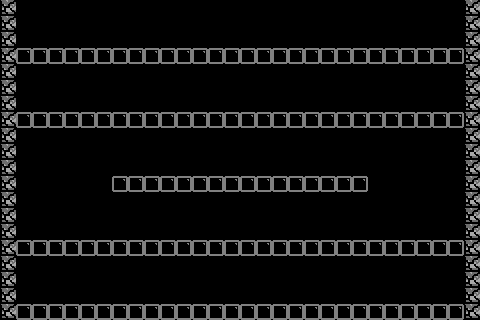

A level layout from a 2D game, rendered from its tile map. Below: a short description, then the map file with tile-grid data replaced by summaries:
An orthogonal 30x20 tile map with 16x16 px tiles, 2 tile layers (bricks, solidbricks), 4 tilesets and 24 objects (12x randomBossEnemySpawnPoint, 7x PowerUpSpawnPoint, SpawnPoint, ExitDoor, runningChaserEnemySpawnPoint, ...).

<map version="1.0" orientation="orthogonal" width="30" height="20" tilewidth="16" tileheight="16">
 <tileset firstgid="1" name="TileSetTemplate" tilewidth="16" tileheight="16">
  <image source="TileSetTemplate.png" width="64" height="64" />
 </tileset>
 <tileset firstgid="17" name="TileSetTemplateSolid" tilewidth="16" tileheight="16">
  <image source="TileSetTemplateSolid.png" width="64" height="64" />
 </tileset>
 <tileset firstgid="33" name="Tile F (1)" tilewidth="16" tileheight="16">
  <image source="Tile F (1).png" width="16" height="16" />
 </tileset>
 <tileset firstgid="34" name="Tile 12 Gray" tilewidth="16" tileheight="16">
  <image source="Tile 12 Gray.png" width="16" height="16" />
 </tileset>
 <layer name="bricks" width="30" height="20">
  <data>[600 cells, 128 non-empty, 1 distinct tile ids]</data>
 </layer>
 <layer name="solidbricks" width="30" height="20">
  <data>[600 cells, 40 non-empty, 1 distinct tile ids]</data>
 </layer>
 <objectgroup name="Objects" width="30" height="20">
  <object name="SpawnPoint" x="57" y="287">
   <properties>
    <property name="SpawnPoint" value="1" />
   </properties>
  </object>
  <object name="randomBossEnemySpawnPoint" x="242" y="225">
   <properties>
    <property name="chaserSpawnsHere" value="1" />
    <property name="flyThroughWallsDiagonalFlyerSpawnsHere" value="1" />
    <property name="randomBossEnemySpawnPoint" value="5" />
   </properties>
  </object>
  <object name="PowerUpSpawnPoint" x="194" y="153">
   <properties>
    <property name="PowerUpSpawnPoint" value="3" />
   </properties>
  </object>
  <object name="PowerUpSpawnPoint" x="290" y="154">
   <properties>
    <property name="PowerUpSpawnPoint" value="4" />
   </properties>
  </object>
  <object name="PowerUpSpawnPoint" x="241" y="79">
   <properties>
    <property name="PowerUpSpawnPoint" value="5" />
   </properties>
  </object>
  <object name="ExitDoor" x="242" y="281">
   <properties>
    <property name="ExitDoor" value="1" />
   </properties>
  </object>
  <object name="randomBossEnemySpawnPoint" x="237" y="288">
   <properties>
    <property name="chaserSpawnsHere" value="1" />
    <property name="flyThroughWallsDiagonalFlyerSpawnsHere" value="1" />
    <property name="randomBossEnemySpawnPoint" value="1" />
   </properties>
  </object>
  <object name="PowerUpSpawnPoint" x="34" y="219">
   <properties>
    <property name="PowerUpSpawnPoint" value="2" />
   </properties>
  </object>
  <object name="PowerUpSpawnPoint" x="448" y="217">
   <properties>
    <property name="PowerUpSpawnPoint" value="5" />
   </properties>
  </object>
  <object name="PowerUpSpawnPoint" x="33" y="89">
   <properties>
    <property name="PowerUpSpawnPoint" value="0" />
   </properties>
  </object>
  <object name="PowerUpSpawnPoint" x="450" y="89">
   <properties>
    <property name="PowerUpSpawnPoint" value="1" />
   </properties>
  </object>
  <object name="runningChaserEnemySpawnPoint" x="219" y="157">
   <properties>
    <property name="isBoss" value="YES" />
    <property name="runningChaserEnemySpawnPoint" value="1" />
   </properties>
  </object>
  <object name="randomBossEnemySpawnPoint" x="112" y="289">
   <properties>
    <property name="chaserSpawnsHere" value="1" />
    <property name="flyThroughWallsDiagonalFlyerSpawnsHere" value="1" />
    <property name="randomBossEnemySpawnPoint" value="2" />
   </properties>
  </object>
  <object name="randomBossEnemySpawnPoint" x="378" y="289">
   <properties>
    <property name="chaserSpawnsHere" value="1" />
    <property name="flyThroughWallsDiagonalFlyerSpawnsHere" value="1" />
    <property name="randomBossEnemySpawnPoint" value="3" />
   </properties>
  </object>
  <object name="randomBossEnemySpawnPoint" x="89" y="227">
   <properties>
    <property name="chaserSpawnsHere" value="1" />
    <property name="flyThroughWallsDiagonalFlyerSpawnsHere" value="1" />
    <property name="randomBossEnemySpawnPoint" value="4" />
   </properties>
  </object>
  <object name="randomBossEnemySpawnPoint" x="394" y="227">
   <properties>
    <property name="chaserSpawnsHere" value="1" />
    <property name="flyThroughWallsDiagonalFlyerSpawnsHere" value="1" />
    <property name="randomBossEnemySpawnPoint" value="6" />
   </properties>
  </object>
  <object name="randomBossEnemySpawnPoint" x="136" y="162">
   <properties>
    <property name="flyThroughWallsDiagonalFlyerSpawnsHere" value="1" />
    <property name="randomBossEnemySpawnPoint" value="7" />
   </properties>
  </object>
  <object name="randomBossEnemySpawnPoint" x="247" y="156">
   <properties>
    <property name="flyThroughWallsDiagonalFlyerSpawnsHere" value="1" />
    <property name="randomBossEnemySpawnPoint" value="8" />
   </properties>
  </object>
  <object name="randomBossEnemySpawnPoint" x="353" y="158">
   <properties>
    <property name="flyThroughWallsDiagonalFlyerSpawnsHere" value="1" />
    <property name="randomBossEnemySpawnPoint" value="9" />
   </properties>
  </object>
  <object name="randomBossEnemySpawnPoint" x="74" y="96">
   <properties>
    <property name="chaserSpawnsHere" value="1" />
    <property name="flyThroughWallsDiagonalFlyerSpawnsHere" value="1" />
    <property name="randomBossEnemySpawnPoint" value="10" />
   </properties>
  </object>
  <object name="randomBossEnemySpawnPoint" x="422" y="96">
   <properties>
    <property name="chaserSpawnsHere" value="1" />
    <property name="flyThroughWallsDiagonalFlyerSpawnsHere" value="1" />
    <property name="randomBossEnemySpawnPoint" value="12" />
   </properties>
  </object>
  <object name="randomBossEnemySpawnPoint" x="242" y="96">
   <properties>
    <property name="chaserSpawnsHere" value="1" />
    <property name="flyThroughWallsDiagonalFlyerSpawnsHere" value="1" />
    <property name="randomBossEnemySpawnPoint" value="11" />
   </properties>
  </object>
  <object name="BoxingGlovePowerUp" x="242" y="27">
   <properties>
    <property name="BoxingGlovePowerUp" value="1" />
   </properties>
  </object>
  <object name="TimeBomb" x="271" y="161">
   <properties>
    <property name="TimeBomb" value="1" />
   </properties>
  </object>
 </objectgroup>
</map>
